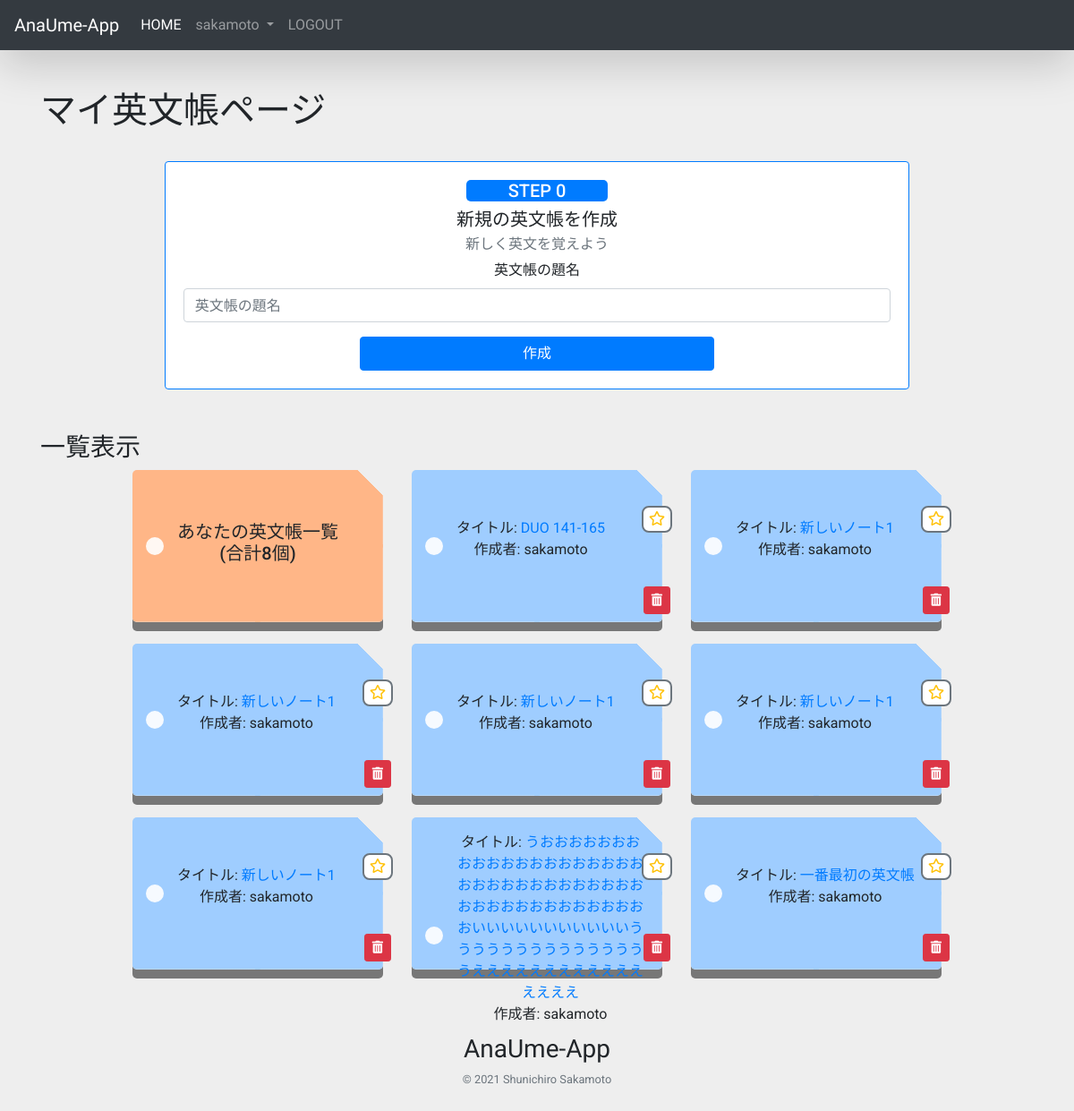
/mynote (signed in), run on the app's committed database.
### main/models.py (models this page shows)
class Note(models.Model):
    user = models.ForeignKey(User, on_delete=models.SET_NULL, null=True)
    title = models.CharField('題名', max_length=30,)

### main/views.py (the view, shortened to what this page needs)
# urls.py: path('mynote', views.MyNoteListView.as_view(), name='mynote'),
@method_decorator(login_required(), name='dispatch')
class MyNoteListView(ListView):
    template_name = 'main/mynote.html'
    def get_queryset(self):
        current_user = self.request.user
        return Note.objects.filter(user=current_user).order_by('-id')
    def get_context_data(self, **kwargs):
        context = super().get_context_data(**kwargs)
        context['note_form'] = NoteForm
        return context

### main/templatetags/note_to_fav.py (called while the page is built)
@register.simple_tag
def note_to_fav(user, note):
    if Fav.objects.filter(user=user, note=note).exists():
        return 'fas'
    else:
        return 'far'

### templates/main/mynote.html (shortened to what this page needs)
{% extends "base.html" %}
{% load i18n static %}
{% load django_bootstrap5 %}
{% load note_to_fav %}
{% block content %}
    <h1>マイ英文帳ページ</h1>
    <div class="card w-75 mx-auto mt-4 mb-5 p-0 text-center border-primary">
        <div class="card-body">
            <h5 class="step">STEP 0</h5>
            <h5 class="card-title">新規の英文帳を作成</h5>
            <h6 class="card-subtitle mb-2 text-muted">新しく英文を覚えよう</h6>
            <form id="ajax-add-note" action="{% url 'main:mynote' %}" method="POST">
                {% bootstrap_form note_form layout='horizontal' %}
                <button class="btn btn-primary w-50" type="submit">作成</button>
            </form>
        </div>
    </div>
    <h3>一覧表示</h3>
    <div class="notes text-center">
        <div class="d-inline-flex flex-wrap flex-row justify-content-center">
            <div class="note m-75 py-3 mb-4 mx-3 row new" id="notes">
                <div class="col-1 d-flex align-items-center" style="min-width: 50px; min-height: 50px">
                    <p class="circle"></p>
                </div>
                <div class="col-9 px-0 d-flex align-items-center">
                    <h5>あなたの英文帳一覧 <br> (合計{{ object_list.count }}個)</h5>
                </div>
            </div>
            {% for note in object_list %}
                <div class="note m-75 py-3 mx-3 mb-4 row"
                     onclick="location.href='{% url 'main:note' note_id=note.id %}'"
                     data-toggle="tooltip"
                     title="この英文帳を閲覧・編集">
                    <div class="col-1 d-flex align-items-center" style="min-width: 50px; min-height: 50px">
                        <p class="circle"></p>
                    </div>
                    <div class="col-9 px-0 d-flex align-items-center">
                        <p>
                            タイトル:<a href="{% url 'main:note' note_id=note.id %}"> {{ note.title }}</a>
                            <br>作成者: {{ note.user }}
                    </div>
                </div>
                <div class="text-right position-relative">
                    <button class="btn-fav position-absolute" style="top:40px ;right: 5px"
                            formaction="{% url 'main:fav_note' note_id=note.id %}"
                            data-toggle="tooltip"
                            title="お気に入り/解除">
                            <i class="{% note_to_fav user note %} fa-star"></i>
                    </button>
                    <button class="btn btn-sm btn-danger position-absolute del_note_confirm"
                            style="top: 130px; right: 7px"
                            id="n{{ note.id }}"
                            data-toggle="modal"
                            title="この英文帳を削除"
                            data-target="#deleteNoteModal" data-pk="{{ note.title }}"
                            data-url="{% url 'main:delete_note' note_id=note.id %}"><i
                            class="fas fa-trash-alt"></i>
                    </button>
                </div>
            {% endfor %}
        </div>
    </div>
{% endblock content %}

### templates/base.html (shortened to what this page needs)
{% load i18n static %}
{% load bootstrap_icons %}
<!DOCTYPE html>{% get_current_language as LANGUAGE_CODE %}
<html lang="{{ LANGUAGE_CODE|default:"en-us" }}">
<head>
    <link rel="stylesheet" href="{% static 'css/bootstrap.min.css' %}">
    <link rel="stylesheet" href="{% static 'css/base.css' %}">
    <link rel="stylesheet" href="https://use.fontawesome.com/releases/v5.15.3/css/all.css"
>
</head>
<body>
<nav class="navbar navbar-expand-lg navbar-dark bg-dark fixed-top shadow-lg">
    <a class="navbar-brand" href="{% url 'main:index' %}">AnaUme-App</a>
    <div class="collapse navbar-collapse" id="navbarSupportedContent">
        <ul class="navbar-nav mr-auto">
            <li class="nav-item active">
                <a class="nav-link" href="{% url 'main:index' %}">HOME</a>
            </li>
            {% if user.is_anonymous %}
                <li class="nav-item">
                    <a class="nav-link" href="{% url 'account:login' %}">LOGIN</a>
                </li>
                <li class="nav-item">
                    <a class="nav-link" href="{% url 'account:signup' %}">SIGNUP</a>
                </li>
            {% else %}
                <li class="nav-item dropdown">
                    <a class="nav-link dropdown-toggle" href="#" id="navbarDropdown" role="button"
                       data-toggle="dropdown"
                       aria-haspopup="true" aria-expanded="false">
                        {{ user.username }}
                    </a>
                </li>
                <li class="nav-item">
                    <a class="nav-link" href="{% url 'account:logout' %}">LOGOUT</a>
                </li>
            {% endif %}
        </ul>
    </div>
</nav>
<div class="container">
    <div class="row mx-auto w-100 d-flex flex-column">
        {% block content %}{% endblock %}
    </div>
    <footer class="pt-4 mx-auto my-md-4 pt-md-4 row mt-4">
        <div class="col-12 text-center">
            <h3 class="logo">AnaUme-App</h3>
            <small class="d-block mb-3 text-muted">© 2021 Shunichiro Sakamoto</small>
        </div>
    </footer>
</div>
</body>
</html>

### static/css/base.css (style rules this page uses)
body { padding-top: 100px; background-color: #eeeeee; }
.container { display: flex; flex-wrap: wrap; font-family: 'Roboto', sans-serif; }
.navbar, .logo { font-family: 'Quicksand', sans-serif; }
.note { position:relative; width: 280px; height: 170px; list-style-type: none; user-select: none; background: #9fcdff; background: linear-gradient(135deg, transparent 0px, #9fcdff 0) top left, linear-gradient(225deg, transparent 20px, #9fcdff 0) top right, linear-gradient(315deg, transparent 0px, #9fcdff 0) bottom right, linear-gradient(45deg, transparent 0px, #9fcdff 0) bottom left; border: none; border-radius: 5px; background-size: 51% 51%; background-repeat: no-repeat; box-shadow: 0 10px 0 #777777; opacity: 1; }
.circle { margin: 0; padding: 0; width: 20px; height: 20px; border-radius: 50%; background: rgba(255, 255, 255, 0.9); }
.step { margin-right: 40%; margin-left: 40%; background-color: #007bff; border-radius: 5px; color: #ffffff; }
.new { background: #FFB687; background: linear-gradient(135deg, transparent 0px, #FFB687 0) top left, linear-gradient(225deg, transparent 20px, #FFB687 0) top right, linear-gradient(315deg, transparent 0px, #FFB687 0) bottom right, linear-gradient(45deg, transparent 0px, #FFB687 0) bottom left; border: none; border-radius: 5px; background-size: 51% 51%; background-repeat: no-repeat; }
.btn-fav { border: #6c757d solid 2px; border-radius: 8px; background: #ffffff; color: #ffc107; cursor: pointer; opacity: 1; transition: all 0.2s; }

### data on the page
Note: title "DUO 141-165", user "sakamoto"
Note: title "新しいノート1", user "sakamoto"
Note: title "新しいノート1", user "sakamoto"
Note: title "新しいノート1", user "sakamoto"
Note: title "新しいノート1", user "sakamoto"
Note: title "新しいノート1", user "sakamoto"
Note: title "うおおおおおおおおおおおおおおおおおおおおおおおおおおおおおおおおおおおおおおおおおおおおおおおいいいいいいいいいいいうううううううううううううううええええええええええええええええ", user "sakamoto"
Note: title "一番最初の英文帳", user "sakamoto"

### other printed values
{{ user.username }} "sakamoto"
{{ object_list.count }} "8"
